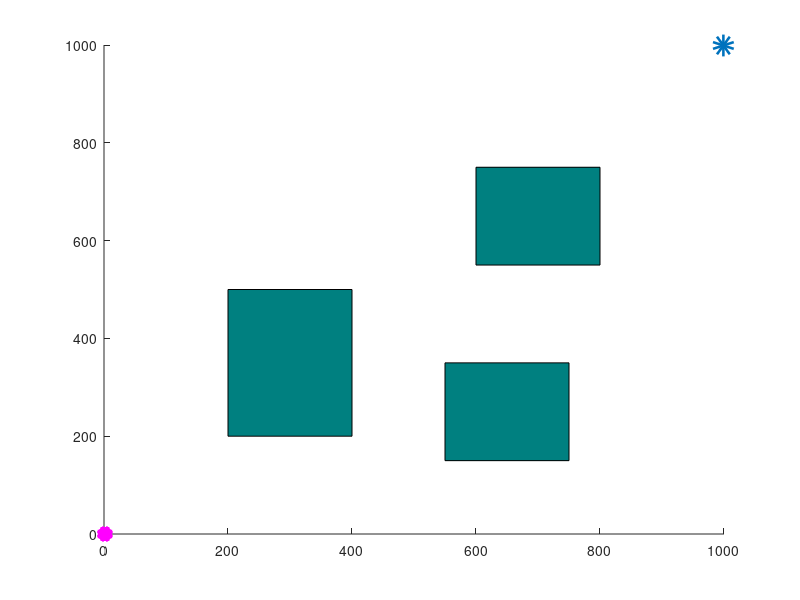

This figure's MATLAB source: (Note: this script raises an error after producing the figure.)
clc;clear;close all;
% Experimental result parameters
% Ll = Path length; Tt = Time; Node = Number of nodes
% All_Iterations = Iterations
Ll = []; Tt = []; Node = []; Cut_L=[]; All_Iterations = []; 
for j=1:1:2      % Number of runs
% Setting parameters
p=0.2;                  % Target bias probability
start_pose =[0,0];      % Starting point
global goal_pose;
goal_pose = [999,999];  % Target point
global step;
step = 20;              
global kp;              % Gravitational gain
kp=1;
global p0;              % Range of repulsion
p0 = 250;
global krep;            % Repulsion gain coefficient
krep = 2;
bias = 1.5*step;        % Allowable error
numNodes = 5000;        
counter = 0;
global x_max;global y_max;
x_max = 1000;
y_max = 1000;

% Obstacle
global obstacle1;global obstacle2;global obstacle3;
global obstacle11;global obstacle22;global obstacle33;
obstacle1 = [550,150,200,200];
obstacle2 = [600,550,200,200];
obstacle3 = [200,200,200,300];
global path_V;
path_V= ([start_pose,-1]);       
path_E = [];                    % Branches of a random tree
path=[];                        % Final path

% Build map
figure(j)
axis([0 x_max 0 y_max])
rectangle('Position',obstacle1,'FaceColor',[0 .5 .5])
rectangle('Position',obstacle2,'FaceColor',[0 .5 .5])
rectangle('Position',obstacle3,'FaceColor',[0 .5 .5])
or = 10;                        % Obstacle influence range
obstacle11 = [obstacle1(1)-or,obstacle1(2)-or,obstacle1(3)+2*or,obstacle1(4)+2*or];
obstacle22 = [obstacle2(1)-or,obstacle2(2)-or,obstacle2(3)+2*or,obstacle2(4)+2*or];
obstacle33 = [obstacle3(1)-or,obstacle3(2)-or,obstacle3(3)+2*or,obstacle3(4)+2*or];
hold on
plot(start_pose,'m*','LineWidth',10);
hold on
plot(goal_pose(1),goal_pose(2),'o','LineWidth',10);
hold on

% Algorithm implementation
tic
rrts=rrt;
for i = 1:1:numNodes
    if rand(1)<=p
        q_rand = goal_pose;
    else
        q_rand = [floor(rand(1)*x_max) floor(rand(1)*y_max)];
    end
    [nearest_point,I]=rrts.nearestpoint(q_rand);                % Find the nearest node of the first tree
    new_point = rrts.APF_newpoint(nearest_point,q_rand);        % Find a new node
    if rrts.noCollision(new_point, nearest_point, obstacle11)&&rrts.noCollision(new_point, nearest_point, obstacle22)&&rrts.noCollision(new_point, nearest_point, obstacle33)
         line([nearest_point(1),new_point(1)],[nearest_point(2),new_point(2)],'color','b','LineWidth', 2);  % Draw the expansion process
         counter=counter+1;M(counter)=getframe;
         path_V = [path_V;[new_point,I]];       % Add new nodes to the random tree
    end
    % Determine whether to reach the target point
    if (norm((new_point-goal_pose),2)<=bias)
        break;
    end      
end
Iterations = i;
t=toc;              % Calculate the time consumed by a search algorithm

pose1 = path_V(size(path_V,1),1:3);
while (pose1(1,3) > 0)
    path=[pose1(1,1:2);path];
    pose1 = path_V(pose1(1,3),1:3);   
end
path = [path_V(1,1:2);path];    % Join the initial point
% Draw the final path
plot(path(:,1)',path(:,2)','color','r','LineWidth',1.5);

% Calculate the original path length
L=0;
for i=1:(size(path,1)-1)
    L=L+norm(path(i,1:2)-path(i+1,1:2),2);
end
Ll = [Ll,L];                 
Tt = [Tt,t];                 
Node = [Node,size(path,1)];  
All_Iterations = [All_Iterations,Iterations];
end
disp('Average original path length');  mean(Ll)
disp('Average experiment time');  mean(Tt)
disp('Average number of experimental path nodes');  mean(Node)
disp('Average number of experiment iterations');  mean(All_Iterations)








